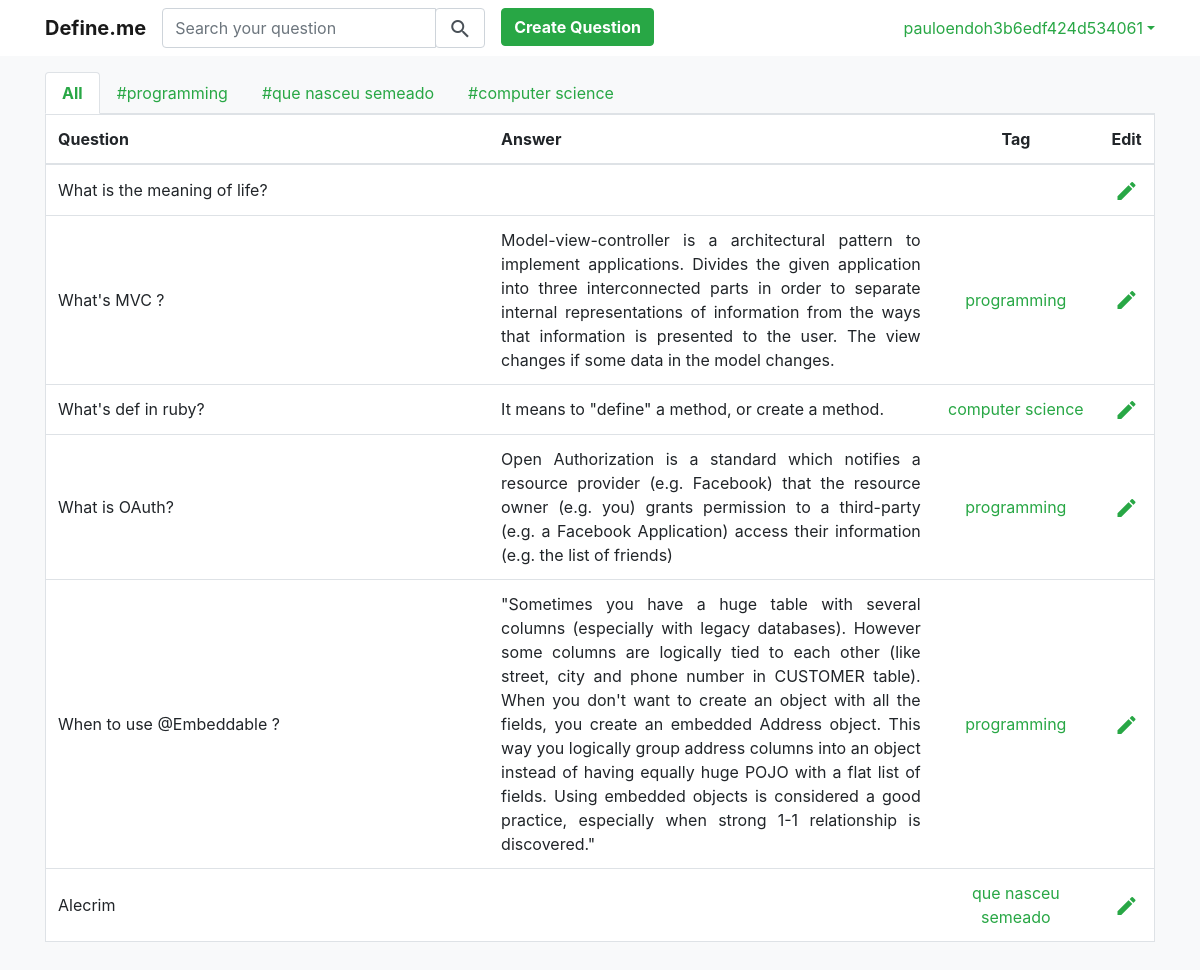
The page / (signed in) on the database as committed earlier.
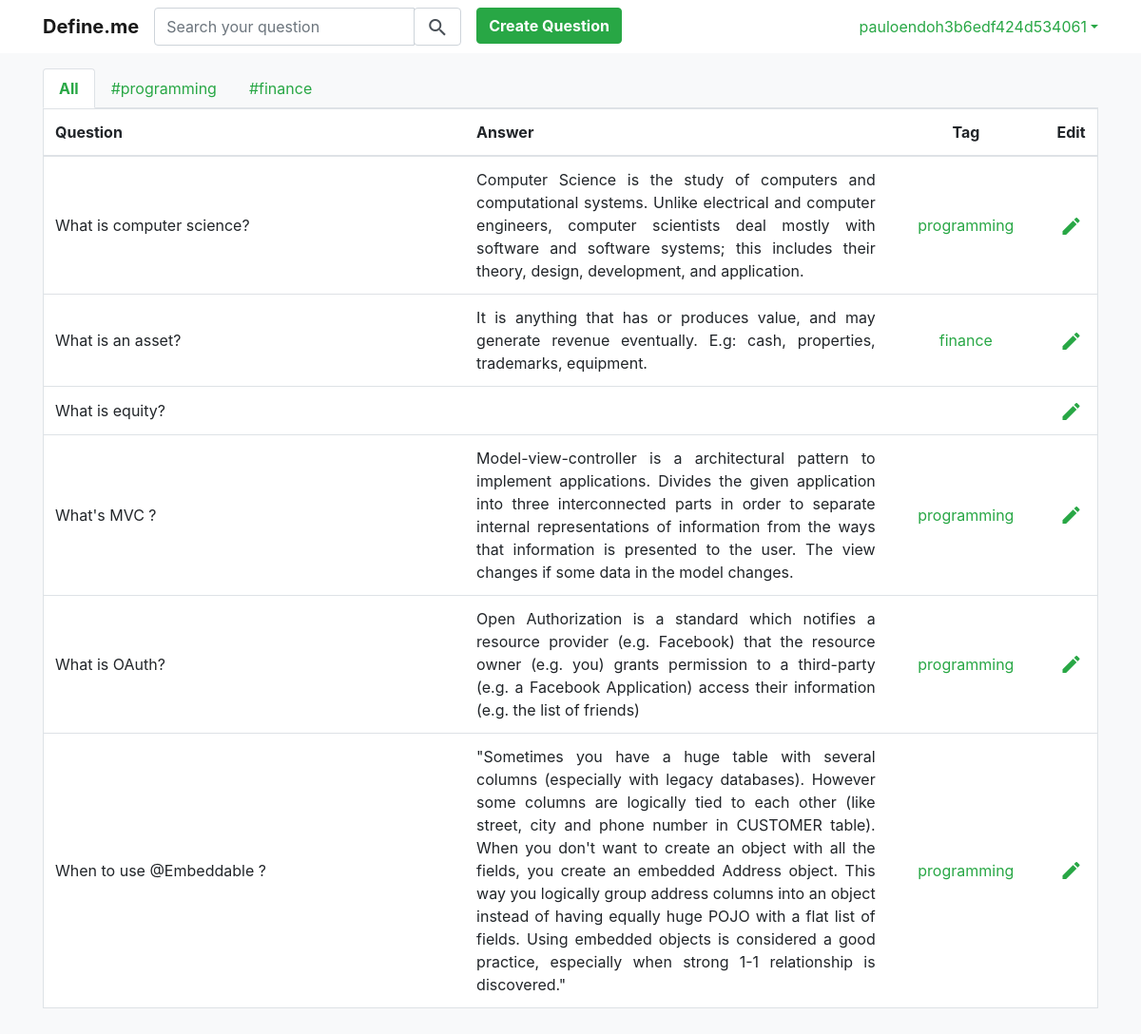
The same page on the database as committed later.
### core/models.py (models this page shows)
class Question(models.Model):
    user = models.ForeignKey(User, on_delete=models.CASCADE)
    q = models.TextField(null=False)
    a = models.TextField(null=True, blank=True)
    tag = models.CharField(max_length=20, null=True, blank=True)
    created_at = models.DateTimeField(auto_now_add=True)
    updated_at = models.DateTimeField(auto_now=True)
    class Meta:
        ordering = ['updated_at', 'tag']

### core/views.py (the view, shortened to what this page needs)
# urls.py: path('', views.home, name='home'),
def home(request):
    user = User.objects.get(id=request.user.id)
    if request.method == 'POST':
        question_id = request.POST.get("id")
        answer = request.POST.get('a')
        question = Question.objects.get(id=question_id)
        question.a = answer
        question.save()
    questions = Question.objects.filter(user=user).order_by('-updated_at')
    tags = Question.objects.filter(user=user).order_by().values('tag').distinct()
    return render(request, 'home.html', {"questions": questions, "tags": tags})

### core/templates/home.html (shortened to what this page needs)
{% extends 'base.html' %}
{% block content %}
{% if questions %}
<div class="pt-3 pb-3 container rounded-right rounded-bottom">
    <ul class="nav nav-tabs">
        <li class="nav-item"><a class="nav-link text-success font-weight-bold active" href="#">All </a></li>
        {% for tag in tags %}
        {% if tag.tag %}
        <li class="nav-item"><a class="nav-link text-success" href="{%  url 'show_tag' tag.tag %}">#{{ tag.tag }}
        </a></li>
        {% endif %}
        {% endfor%}
    </ul>
    <table class="table border bg-white rounded-right rounded-bottom">
        <thead>
        <tr>
            <th class="align-middle" style="width: 40%;">Question</th>
            <th class="align-middle" style="width: 40%;">Answer</th>
            <th class="text-center align-middle" style="width:15%;">Tag</th>
            <th class="text-center align-middle" style="width:5%;">Edit</th>
        </tr>
        </thead>
        {% for question in questions %}
        <tr>
            <td class="align-middle text-justify">
                {{ question.q }}
            </td>
            <td class="align-middle text-justify answer-cell">
                {{ question.a }}
            </td>
            <td class="text-center align-middle">
                {% if question.tag %}
                <a class="text-success" href="{% url 'show_tag' question.tag %}">
                    {{ question.tag }}
                </a>
                {% endif %}
            </td>
            <td class="text-center align-middle">
                <a href="{% url 'edit_question' question.id %}">
                    <i class="material-icons align-middle text-success">edit</i>
                </a>
            </td>
        </tr>
        {% endfor %}
    </table>
</div>
{% endif %}
{% endblock %}

### core/templates/base.html (shortened to what this page needs)
{% load staticfiles %}
<!DOCTYPE html>
<html lang="en">
<head>
    <link rel="stylesheet" href="{% static 'styles/bootstrap.css' %}">
    <link href="{% static 'styles/main.css' %}" rel="stylesheet">
</head>
<body class="bg-light">
{% if request.user.is_authenticated %}
<nav class="navbar navbar-expand-sm bg-white navbar-light ">
    <div class="container">
        <ul class="navbar-nav mr-auto">
            <li class="nav-item">
                <a class="navbar-brand font-weight-bold" href="{% url 'home' %}">Define.me</a>
            </li>
            <li class="nav-item">
                <form class="form-inline" method="get" action="{% url 'search_question' %}">
                    <div class="input-group">
                        <input type="text" class="form-control" name="q" placeholder="Search your question" {% if query %}value="{{ query }}"{% endif %} />
                        <div class="input-group-append">
                            <button class="form-control"><i class="material-icons align-middle">search</i></button>
                        </div>
                    </div>
                </form>
            </li>
            <div class="pl-3">
                <li class="nav-item">
                    <a class="" href="{% url 'create_question' %}">
                        <button type="button" class="btn btn-success rounded font-weight-bold">Create Question</button>
                    </a>
                </li>
            </div>
        </ul>
        <ul class="navbar-nav">
            <li class="nav-item dropdown">
                <a class="nav-lnk dropdown-toggle no-underline text-success" href="#" id="navbardrop" data-toggle="dropdown">{{ request.user.username }}</a>
            </li>
        </ul>
    </div>
</nav>
{% endif %}
{% block content %}{% endblock %}
</body>
</html>

Rows that differ between the two databases and show on the page:
removed Question: q "What is the meaning of life?"
removed Question: q "What's def in ruby?", a "It means to \"define\" a method, or create a method.", tag "computer science"
removed Question: q "Alecrim", tag "que nasceu semeado"
added Question: q "What is computer science?", a "Computer Science is the study of computers and computational systems. Unlike electrical and computer engineers, computer scientists deal mostly with software and software systems; this includes their theory, design, development, and application.", tag "programming"
added Question: q "What is an asset?", a "It is anything that has or produces value, and may generate revenue eventually. E.g: cash, properties, trademarks, equipment.", tag "finance"
added Question: q "What is equity?"
Other text that changed with them:
new list line: "# finance"
list line gone: "# que nasceu semeado"
list line gone: "# computer science"
